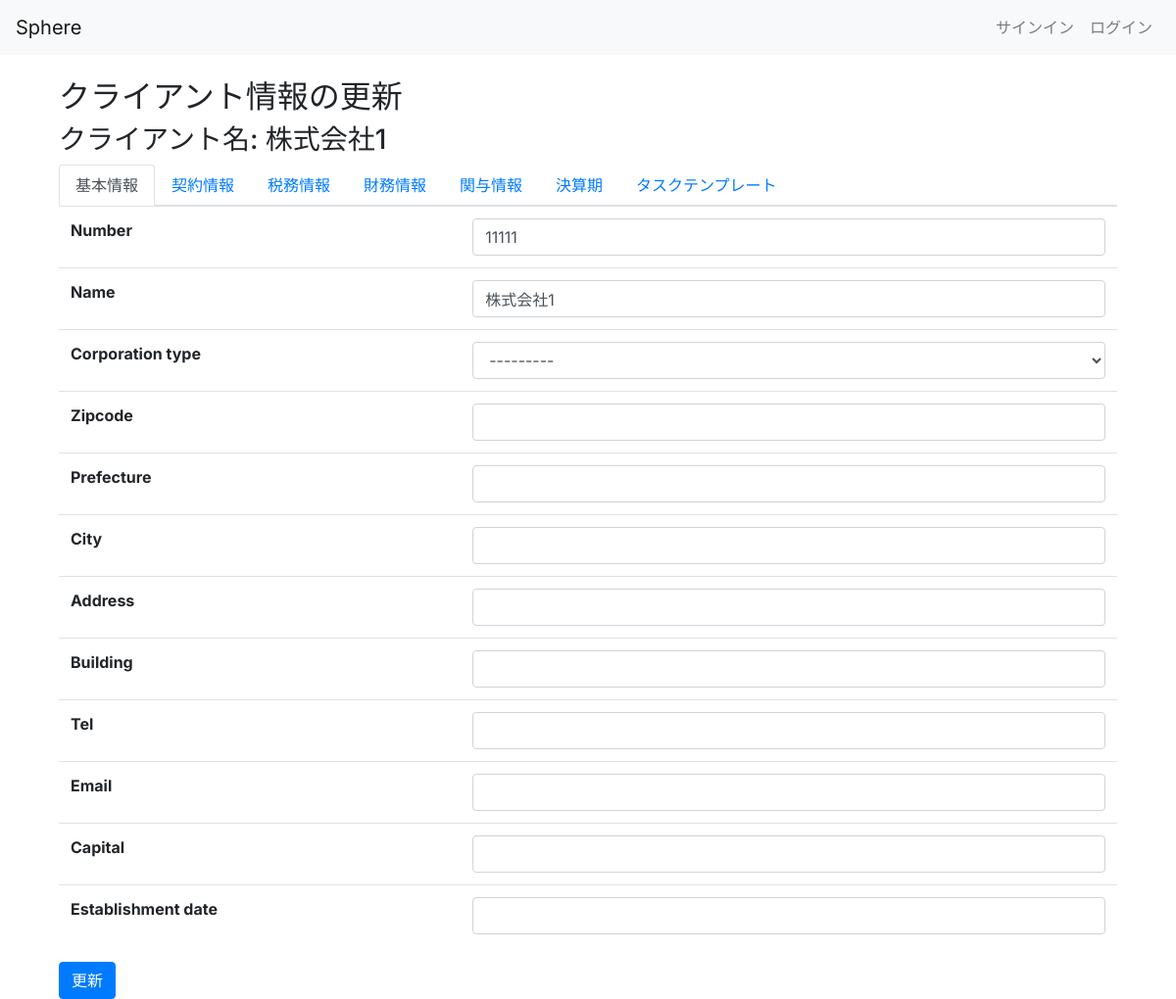
The app's page /None/client/1/update/ with its own data.
### tax_clients/models.py (models this page shows, shortened)
class TaxClient(models.Model):
    CONTRACT_STATUS_CHOICES = [
        ('contract', '契約中'),
        ('cancellation', '解約済'),
    ]
    contract_status = models.CharField(
        max_length=100,
        choices=CONTRACT_STATUS_CHOICES,
        blank=True,
        null=True
    )
    number = models.CharField(
        max_length=6,
        blank=True,
        null=True,
        validators=[RegexValidator(r'^\d{1,6}$', '番号は6桁の半角数字で入力してください。')]
    )
    name = models.CharField(max_length=200)
    CORPORATION_TYPE_CHOICES = [
        ('corporate', '法人'),
        ('individual', '個人'),
    ]
    corporation_type = models.CharField(
        max_length=50,
        choices=CORPORATION_TYPE_CHOICES,
        blank=True,
        null=True
    )
    zipcode = models.CharField(
        max_length=8,  # 7桁の数値
        blank=True,
        null=True,
        validators=[RegexValidator(r'^\d{7}$', '郵便番号は7桁の数値で入力してください。')]
    )
    CONSULTING_CONTRACT_CHOICES = [
        ('ongoing', '顧問契約'),
        ('one_time', '単発'),
    ]
    consulting_contract = models.CharField(
        max_length=50,
        choices=CONSULTING_CONTRACT_CHOICES,
        blank=True,
        null=True
    )
    PARTICIPATION_CHOICES = [
        ('contracted', '受託'),
        ('advisory', '顧問先'),
        ('other', 'その他'),
    ]
    participation_accounting = models.CharField(
        max_length=50,
        choices=PARTICIPATION_CHOICES,
        blank=True,
        null=True
    )
    participation_salary = models.CharField(
        max_length=50,
        choices=PARTICIPATION_CHOICES,
        blank=True,
        null=True
    )
    participation_social_insurance = models.CharField(
        max_length=50,
        choices=PARTICIPATION_CHOICES,
        blank=True,
        null=True
    )
    prefecture = models.CharField(max_length=100, blank=True, null=True)
    city = models.CharField(max_length=100, blank=True, null=True)
    address = models.CharField(max_length=200, blank=True, null=True)
    building = models.CharField(max_length=100, blank=True, null=True)
    tel = models.CharField(max_length=20, blank=True, null=True, validators=[RegexValidator(r'^\+?1?\d{9,15}$')])
    email = models.EmailField(blank=True, null=True)
    business_content = models.TextField(blank=True, null=True)
    capital = models.CharField(max_length=50, blank=True, null=True)
    establishment_date = models.DateField(blank=True, null=True)
    etax_no = models.CharField(max_length=50, blank=True, null=True)
    eltax_id = models.CharField(max_length=50, blank=True, null=True)
    nozeiyo_kakunin_bango = models.CharField(max_length=50, blank=True, null=True)
    invoice_no = models.CharField(max_length=50, blank=True, null=True)
    invoice_register_date = models.DateField(blank=True, null=True)
    salary_closing_day = models.CharField(max_length=20, blank=True, null=True)
    salary_payment_month = models.CharField(max_length=20, blank=True, null=True)
    salary_payment_day = models.CharField(max_length=20, blank=True, null=True)
    attendance_soft = models.CharField(max_length=100, blank=True, null=True)
    other_work = models.TextField(blank=True, null=True)

### tax_clients/views.py (the view, shortened to what this page needs)
# urls.py: path('<int:pk>/update/', TaxClientUpdateView.as_view(), name='tax_client_update'),
class TaxClientUpdateView(UpdateView):
    model = TaxClient
    form_class = TaxClientForm
    template_name = 'tax_clients/tax_client_form.html'
    def get_context_data(self, **kwargs):
        context = super().get_context_data(**kwargs)
        context['office_id'] = get_office_id(self.request)
        context['client'] = self.object
        context['basic_info_form'] = BasicInfoForm(instance=self.object)
        context['contract_info_form'] = ContractInfoForm(instance=self.object)
        context['tax_info_form'] = TaxInfoForm(instance=self.object)
        context['financial_info_form'] = FinancialInfoForm
        context['fiscal_years'] = FiscalYear.objects.filter(client=self.object)
        return context

### tax_clients/forms.py
class BasicInfoForm(forms.ModelForm):
    class Meta:
        model = TaxClient
        fields = [
            'number', 'name', 'corporation_type', 'zipcode', 'prefecture', 'city',
            'address', 'building', 'tel', 'email', 'capital', 'establishment_date'
        ]

### tax_clients/views.py (called while the page is built)
def get_office_id(request):
    if request.user.is_authenticated and hasattr(request.user, 'office'):
        return request.user.office.office_id
    return None

### tax_clients/templates/tax_clients/tax_client_form.html (shortened to what this page needs)
{% extends 'base.html' %}
{% load widget_tweaks %}
{% block content %}
<div class="container mt-4">
    <h2>クライアント情報の更新</h2>
    <div class="client-name">
        <h3>クライアント名: {{ client.name }}</h3>
    </div>
    <ul class="nav nav-tabs" id="myTab" role="tablist">
        <li class="nav-item">
            <a class="nav-link active" id="basic-info-tab" data-bs-toggle="tab" href="#basic-info" role="tab" aria-controls="basic-info" aria-selected="true">基本情報</a>
        </li>
        <li class="nav-item">
            <a class="nav-link" id="contract-info-tab" data-bs-toggle="tab" href="#contract-info" role="tab" aria-controls="contract-info" aria-selected="false">契約情報</a>
        </li>
        <li class="nav-item">
            <a class="nav-link" id="tax-info-tab" data-bs-toggle="tab" href="#tax-info" role="tab" aria-controls="tax-info" aria-selected="false">税務情報</a>
        </li>
        <li class="nav-item">
            <a class="nav-link" id="financial-info-tab" data-bs-toggle="tab" href="#financial-info" role="tab" aria-controls="financial-info" aria-selected="false">財務情報</a>
        </li>
        <li class="nav-item">
            <a class="nav-link" id="participation-info-tab" data-bs-toggle="tab" href="#participation-info" role="tab" aria-controls="participation-info" aria-selected="false">関与情報</a>
        </li>
        <li class="nav-item">
            <a class="nav-link" id="fiscal-year-tab" data-bs-toggle="tab" href="#fiscal-year" role="tab" aria-controls="fiscal-year" aria-selected="false">決算期</a>
        </li>
        <li class="nav-item">
            <a class="nav-link" id="task-template-tab" data-bs-toggle="tab" href="#task-template" role="tab" aria-controls="task-template" aria-selected="false">タスクテンプレート</a>
        </li>
    </ul>
    <div class="tab-content" id="myTabContent">
        <div class="tab-pane fade show active" id="basic-info" role="tabpanel" aria-labelledby="basic-info-tab">
            <form method="post" action="{% url 'basic_info_update' office_id=office_id pk=client.id %}">
                <table class="table">
                    {% for field in basic_info_form %}
                        <tr>
                            <th>{{ field.label }}</th>
                            <td>{{ field|add_class:'form-control' }}</td>
                        </tr>
                    {% endfor %}
                </table>
                <button type="submit" class="btn btn-primary">更新</button>
            </form>
        </div>
</div>
{% endblock %}

### templates/base.html (style rules this page uses)
:root { --s-font-698a3d3a: 'Noto Sans JP', sans-serif; --s-font-2dbebba8: 'M PLUS Rounded 1c', sans-serif; --s-font-5c85bb27: 'Open Sans', sans-serif; --s-font-79986332: 'Inter', sans-serif; --s-font-1c8d79d9: 'Pacifico', cursive; --s-font-a98a718b: 'Courgette', cursive; }
body { font-family: 'Inter', 'YakuHanJPs_Noto', 'Noto Sans JP', system-ui, sans-serif; }

### records on screen
TaxClient: name "株式会社1", basic_info_form "11111" "株式会社1" "---------"

### other values on screen
{{ field.label }} "Number" "Name" "Corporation type" "Zipcode" "Prefecture" "City" "Address" "Building" "Tel" "Email" "Capital" "Establishment date"
